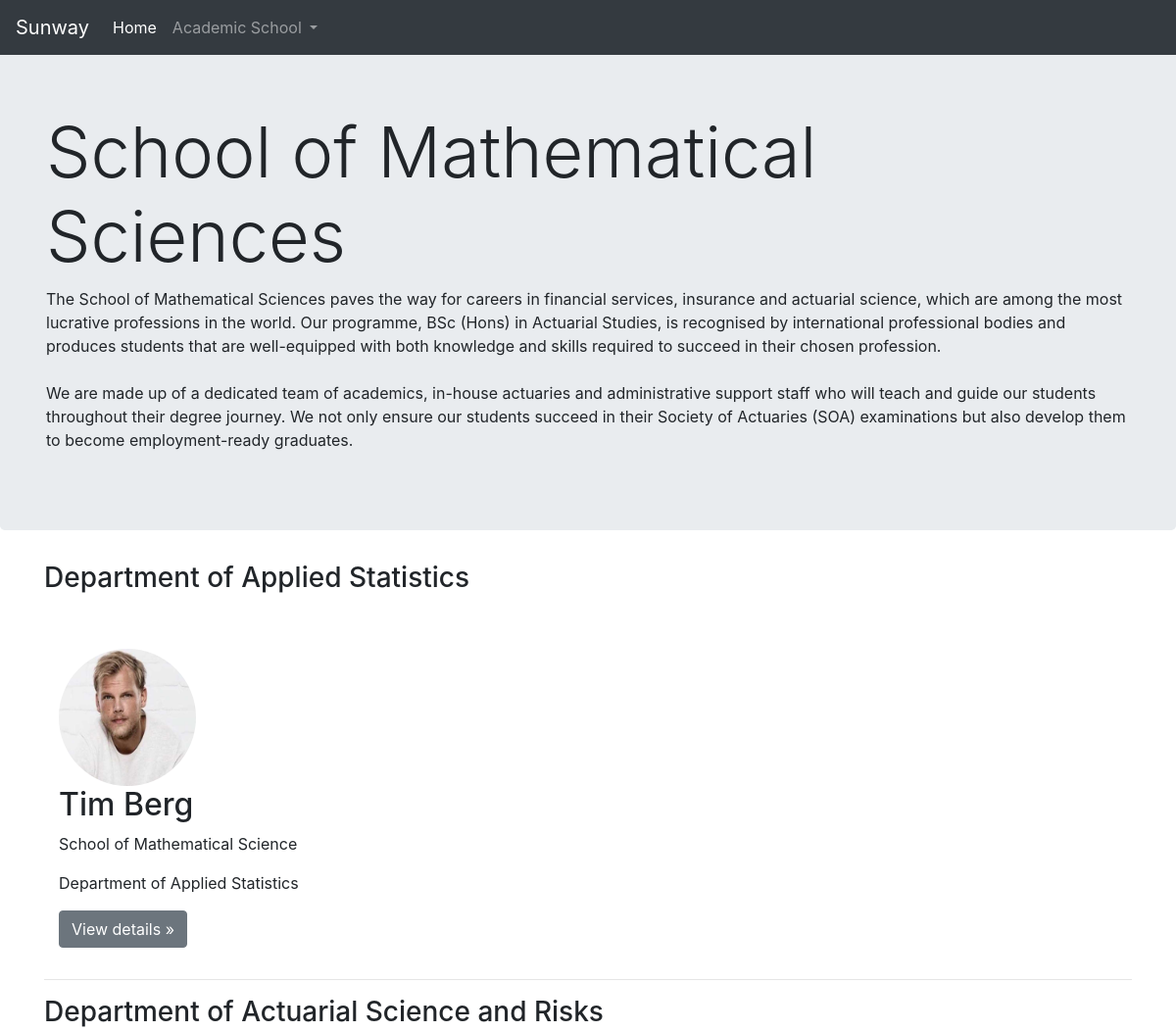
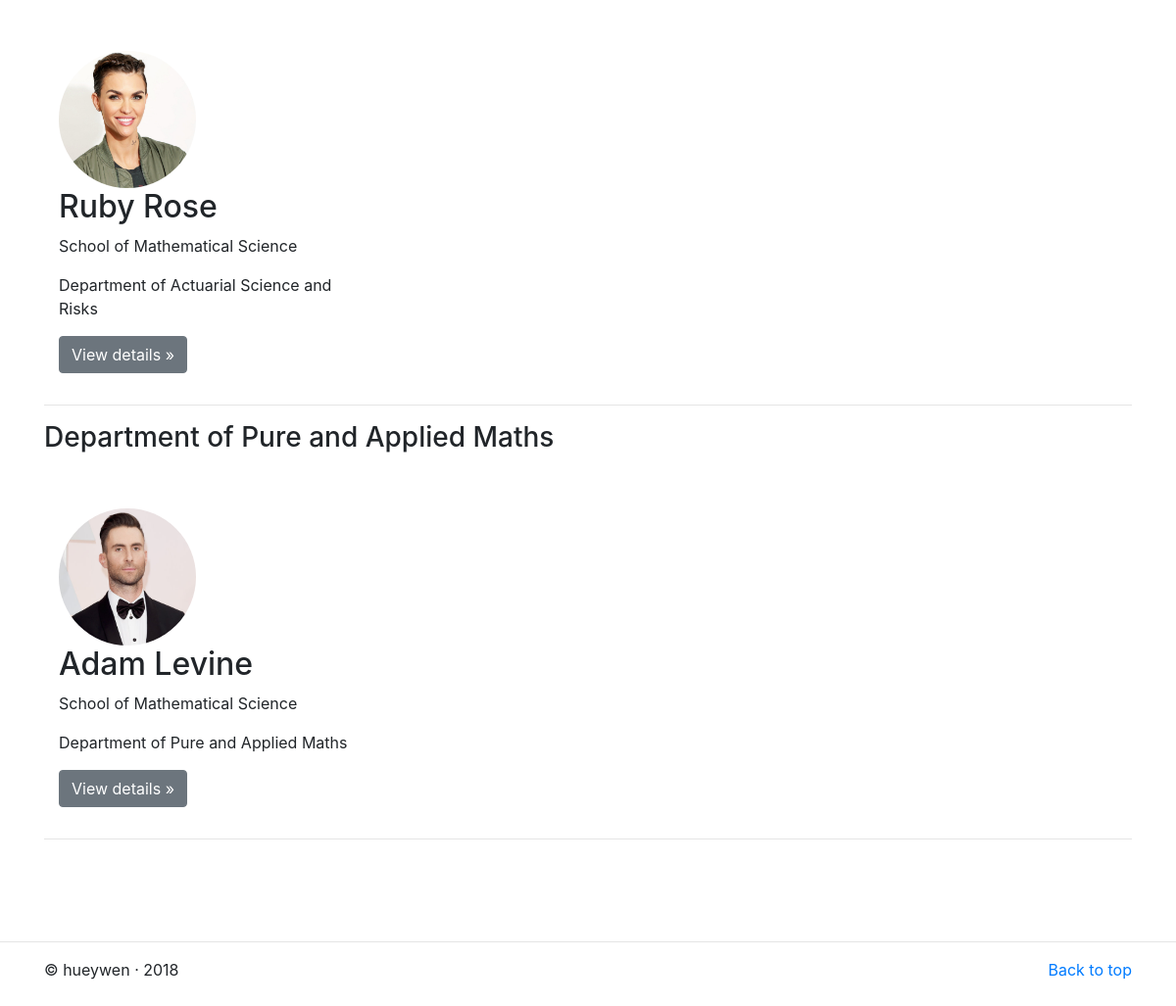
The app's page /fyp_HW/main/mathematicalScience.php with its own data (2 pictures, top to bottom).
### tables this page shows
CREATE TABLE `tbl_staffs` (
  `id` int(10) NOT NULL,
  `StaffId` varchar(6) NOT NULL,
  `firstName` varchar(255) NOT NULL,
  `lastName` varchar(255) NOT NULL,
  `nationality` varchar(255) NOT NULL,
  `dob` date NOT NULL,
  `email` varchar(255) NOT NULL,
  `startDate` date NOT NULL,
  `position` varchar(255) NOT NULL,
  `faculty` varchar(255) NOT NULL,
  `department` varchar(255) NOT NULL,
  `summary` varchar(50000) NOT NULL,
  `password` varchar(255) NOT NULL,
  `status` varchar(255) NOT NULL,
  `profile_picture` text,
  `created_on` timestamp NOT NULL DEFAULT CURRENT_TIMESTAMP,
  `updated_on` timestamp NOT NULL DEFAULT CURRENT_TIMESTAMP,
  `user_type` varchar(255) NOT NULL,
  `api_key` varchar(255) NOT NULL
);

### fyp_HW/main/mathematicalScience.php (the view, shortened to what this page needs)
<?php
include('../inc/config.php');
$title = "School of Mathematical Sciences";
$description = "The School of Mathematical Sciences paves the way for careers in financial services, insurance and
                    actuarial science, which are among the most lucrative professions in the world. Our programme,
                    BSc (Hons) in Actuarial Studies, is recognised by international professional bodies and produces
                    students that are well-equipped with both knowledge and skills required to succeed in their chosen profession.
                    <br><br>
                    We are made up of a dedicated team of academics, in-house actuaries and administrative support staff who
                    will teach and guide our students throughout their degree journey. We not only ensure our students succeed
                    in their Society of Actuaries (SOA) examinations but also develop them to become employment-ready graduates.";
$department_list = array();
array_push($department_list,"Department of Applied Statistics");
array_push($department_list,"Department of Actuarial Science and Risks");
array_push($department_list,"Department of Pure and Applied Maths");
?>
<!DOCTYPE html>
<html lang="en">
<head>
    <link rel="stylesheet" href="https://stackpath.bootstrapcdn.com/bootstrap/4.1.3/css/bootstrap.min.css">
    <link rel="stylesheet" href="https://stackpath.bootstrapcdn.com/bootstrap/4.1.3/js/bootstrap.min.js">
    <link rel="stylesheet" href="https://stackpath.bootstrapcdn.com/bootstrap/4.1.3/js/bootstrap.bundle.min.js">
    <link href="../assets/assets/css/carousel.css" rel="stylesheet">
</head>
<body>
<header>
    <nav class="navbar navbar-expand-md navbar-dark fixed-top bg-dark">
        <a class="navbar-brand" href="#">Sunway</a>
        <div class="collapse navbar-collapse" id="navbarCollapse">
            <ul class="navbar-nav mr-auto">
                <li class="nav-item active">
                    <a class="nav-link" href="home.php">Home</a>
                </li>
                <li class="nav-item dropdown">
                    <a class="nav-link dropdown-toggle" href="#" id="navbarDropdown" role="button" data-toggle="dropdown" aria-haspopup="true" aria-expanded="false">
                        Academic School
                    </a>
                </li>
            </ul>
        </div>
    </nav>
</header>
<main role="main">
    <div class="jumbotron">
        <div class="container">
            <h1 class="display-3"><?php echo $title?></h1>
            <p><?php echo $description;?></p>
        </div>
    </div>
    <?php
    $printed = false;
    foreach ($department_list as $data){
        $sql= "SELECT * FROM `tbl_staffs` WHERE `department` = :department";
        try {
            $query = $dbh->prepare($sql);
            $query->bindParam(':department',$data,PDO::PARAM_STR);
            $query->execute();
            $result = $query->fetchAll(PDO::FETCH_ASSOC);
            if (count($result)==0){
            }
            else{
                if($printed == false){
                    echo "
                            <div class='container'>
                            <h3>$data</h3>
                            <br><br>
                            <div class='row'>";
                }
            }
            foreach($result as $output) {
                $firstname = $output["firstName"];
                $lastname = $output["lastName"];
                $faculty = $output["faculty"];
                $department = $output["department"];
                $id = $output["StaffId"];
                $profile_picture = $output["profile_picture"];
                $image = "https://cdn1.iconfinder.com/data/icons/unique-round-blue/93/user-512.png";
                if(strcasecmp($profile_picture,"")==0 || strcasecmp($profile_picture,"none")==0){
                    $image = "https://cdn1.iconfinder.com/data/icons/unique-round-blue/93/user-512.png";
                }
                else{
                    $image = "../".$profile_picture;
                }
                echo "
                        <div class='col-lg-4'>
                            <div class='col-lg-12'>
                                 <img class='rounded-circle' src='$image' alt='Generic placeholder image' width='140' height='140'>
                                    <h2>$firstname $lastname</h2>
                                        <p>$faculty</p>
                                        <p>$department</p>
                                        <p>
                                            <a class='btn btn-secondary' href='user.php?id=$id' role='button'>View details &raquo;</a>
                                        </p>
                            </div>
                        </div>
                        ";
            }
        }
        catch(PDOException $e)
        {
            echo $e;
        }
        echo"
                </div>
                <hr>
                </div>
                ";
    }
    ?>
    <br><br><br>
    <hr>
    <footer class="container">
        <p class="float-right"><a href="#">Back to top</a></p>
        <p>&copy; hueywen &middot; 2018</p>
    </footer>
</main>
<link rel="stylesheet" href="https://stackpath.bootstrapcdn.com/bootstrap/4.1.3/css/bootstrap.min.css">
</body>
</html>

### fyp_HW/assets/assets/css/carousel.css (style rules this page uses)
body { padding-top: 3rem; padding-bottom: 3rem; color: #5a5a5a; }

### records on screen
tbl_staffs: profile_picture (picture), firstName "Tim", lastName "Berg", faculty "School of Mathematical Science", department "Department of Applied Statistics"
tbl_staffs: profile_picture (picture), firstName "Ruby", lastName "Rose", faculty "School of Mathematical Science", department "Department of Actuarial Science and Risks"
tbl_staffs: profile_picture (picture), firstName "Adam", lastName "Levine", faculty "School of Mathematical Science", department "Department of Pure and Applied Maths"

### other values on screen
$title "School of Mathematical Sciences"
$data "Department of Applied Statistics"
$data "Department of Actuarial Science and Risks"
$data "Department of Pure and Applied Maths"
